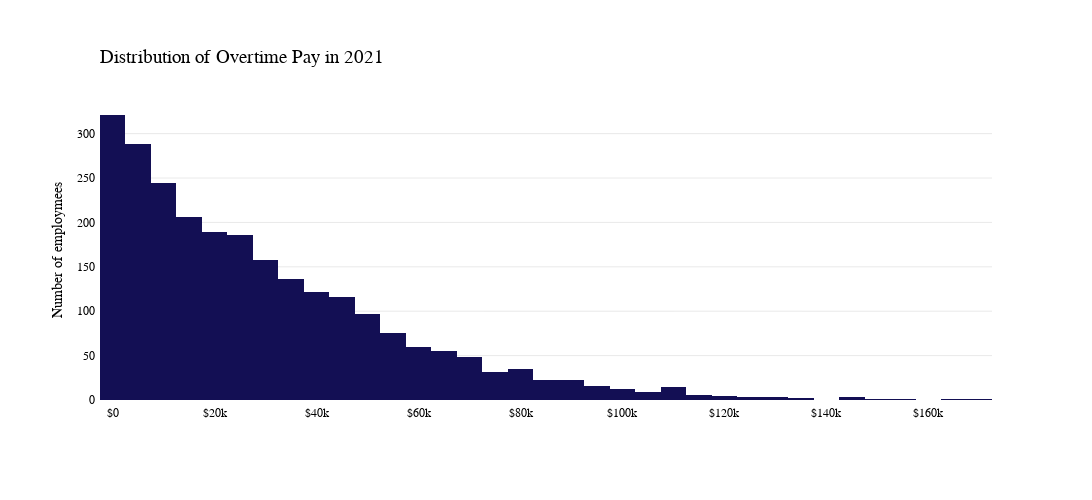

The cell this chart's notebook holds for it:
### Code cell
# use plotly to do the thing in above cell
import plotly.express as px
# change the color of bars to #0055aa

# Remove negative values
df = df.drop(df.index[df['OVERTIME'] < 0])

fig.update_traces(marker_color='#0055aa')

# make the background transparent in white
fig.update_layout(plot_bgcolor='rgba(0,0,0,0)')
fig = px.histogram(df, x="OVERTIME", nbins=50, title='<b>Distribution of Overtime Pay</b>', color_discrete_sequence=['#130F54'])
fig.update_layout(font_family="GT America Bold")
# change the frount of thing other than title to GT-America-Standard-regular
fig.update_xaxes(showgrid=False, gridwidth=0.5, gridcolor='LightGray')
# add the kde line

fig.update_yaxes(title_text='Number of employmees')
fig.update_yaxes(showgrid=True, gridwidth=0.5, gridcolor='LightGray')

# Font & other aesthetic stuff
fig.update_layout(
    plot_bgcolor='rgba(0,0,0,0)',
    font_family="GT America",
    font_color="black",
    xaxis_title=None,
    xaxis_tickprefix = '$',
    height=500,
    width=1100,
    margin=dict(
        l=100,
        r=100,
        b=100,
        t=100,
        pad=4
    )
    
)

# Customize title
fig.update_layout(
    title=go.layout.Title(
        text="Distribution of Overtime Pay in 2021",
        xref="paper",
        x=0,
        y=0.9,
        font_family="GT America Bold",
        font_size=19
    )
)

fig.show()

### Figure 1 — Plotly figure (JSON) as saved in the notebook; plotly's stock layout.template omitted (floating-point values rounded to 4 significant figures; data arrays with more than 128 entries replaced by an {"elided": "..."} marker saying what was removed)
{"data": [{"alignmentgroup": "True", "bingroup": "x", "hovertemplate": "OVERTIME=%{x}<br>count=%{y}<extra></extra>", "legendgroup": "", "marker": {"color": "#130F54", "pattern": {"shape": ""}}, "name": "", "nbinsx": 50, "offsetgroup": "", "orientation": "v", "showlegend": false, "type": "histogram", "x": {"elided": "3081 float values"}, "xaxis": "x", "yaxis": "y"}], "layout": {"barmode": "relative", "font": {"color": "black", "family": "GT America"}, "height": 500, "legend": {"tracegroupgap": 0}, "margin": {"b": 100, "l": 100, "pad": 4, "r": 100, "t": 100}, "plot_bgcolor": "rgba(0,0,0,0)", "title": {"font": {"family": "GT America Bold", "size": 19}, "text": "Distribution of Overtime Pay in 2021", "x": 0, "xref": "paper", "y": 0.9}, "width": 1100, "xaxis": {"anchor": "y", "domain": [0, 1], "gridcolor": "LightGray", "gridwidth": 0.5, "showgrid": false, "tickprefix": "$", "title": {}}, "yaxis": {"anchor": "x", "domain": [0, 1], "gridcolor": "LightGray", "gridwidth": 0.5, "showgrid": true, "title": {"text": "Number of employmees"}}}}
